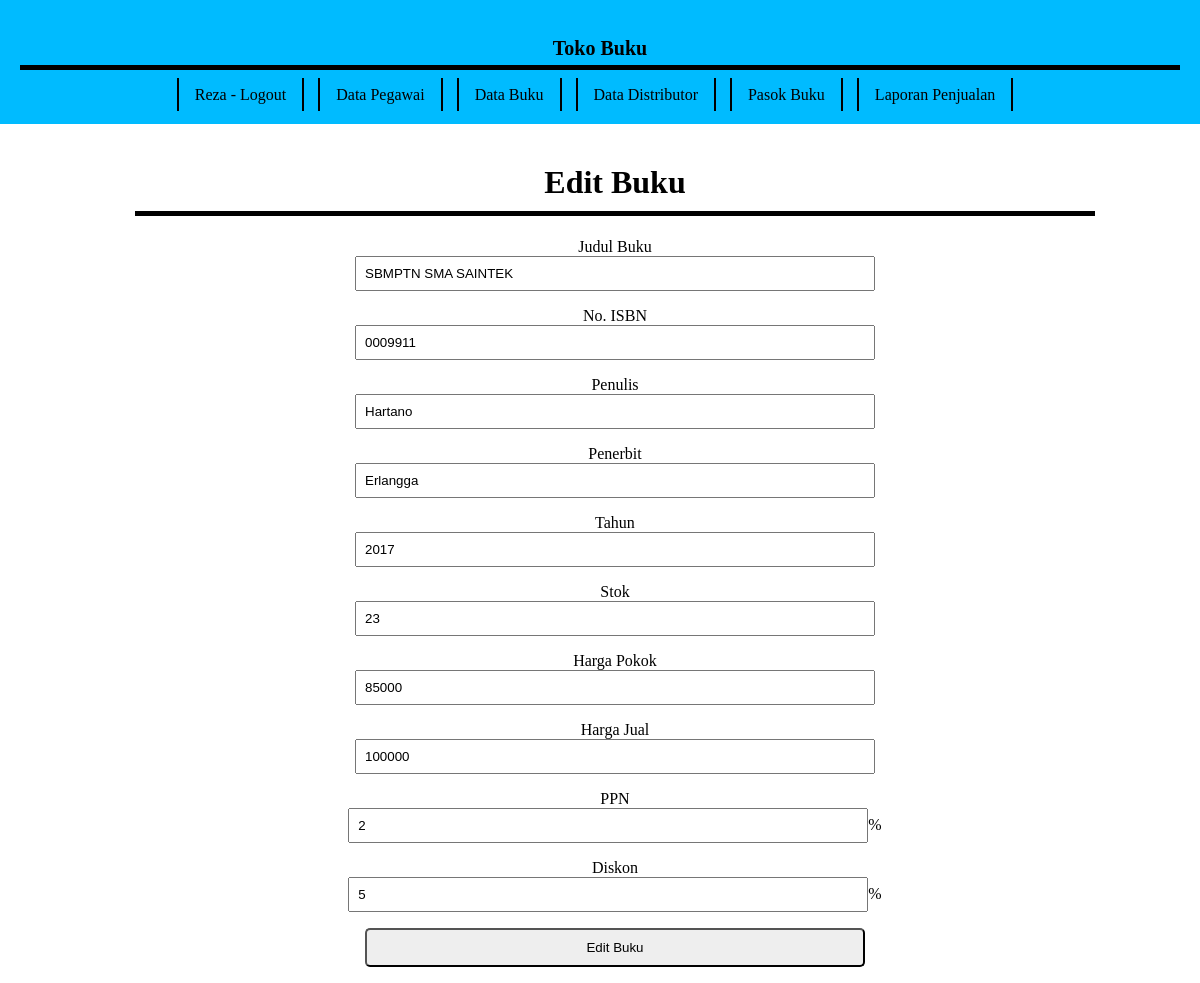
/manager/edit-buku.php?edit=BK0001 (signed in), run on the app's committed database.
### tables this page shows
CREATE TABLE `kasir` (
  `id_kasir` varchar(6) NOT NULL,
  `nama` varchar(150) NOT NULL,
  `alamat` longtext NOT NULL,
  `telepon` varchar(20) NOT NULL,
  `status` varchar(25) NOT NULL,
  `username` varchar(50) NOT NULL,
  `password` varchar(50) NOT NULL,
  `akses` varchar(25) NOT NULL
);

CREATE TABLE `buku` (
  `id_buku` varchar(6) NOT NULL,
  `judul` varchar(150) NOT NULL,
  `noisbn` varchar(25) NOT NULL,
  `penulis` varchar(100) NOT NULL,
  `penerbit` varchar(100) NOT NULL,
  `tahun` int(4) NOT NULL,
  `stok` int(12) NOT NULL,
  `harga_pokok` int(12) NOT NULL,
  `harga_jual` int(12) NOT NULL,
  `ppn` int(4) NOT NULL,
  `diskon` int(4) NOT NULL
);

### manager/edit-buku.php (the view, shortened to what this page needs)
<?php
require 'halaman/header.php';
if (isset($_GET['edit'])) {
    $id = $_GET['edit'];
    $qedit = mysqli_query($mysqli, "SELECT*FROM buku WHERE id_buku = '$id'")or die(mysqli_error());
    $fetch = mysqli_fetch_array($qedit);
    if (mysqli_num_rows($qedit)) {
        ?>
        <div class="panel-input">
            <h1 class="judul-input">Edit Buku</h1>
            <form action="proses/edit-bk.php" method="post">
                <p>
                    <label for="">Judul Buku</label>
                    <br>
                    <input type="text" name="judul" value="<?php echo $fetch['judul'] ?>" placeholder="Judul Buku" required>
                </p>
                <p>
                    <label for="">No. ISBN</label>
                    <br>
                    <input type="text" name="noisbn" value="<?php echo $fetch['noisbn'] ?>" placeholder="No ISBN" required>
                </p>
                <p>
                    <label for="">Penulis</label>
                    <br>
                    <input type="text" name="penulis" value="<?php echo $fetch['penulis'] ?>" placeholder="Penulis" required>
                </p>
                <p>
                    <label for="">Penerbit</label>
                    <br>
                    <input type="text" name="penerbit" value="<?php echo $fetch['penerbit'] ?>" placeholder="Penerbit" required>
                </p>
                <p>
                    <label for="">Tahun</label>
                    <br>
                    <input type="text" name="tahun" value="<?php echo $fetch['tahun'] ?>" placeholder="Tahun" required>
                </p>
                <p>
                    <label for="">Stok</label>
                    <br>
                    <input type="number" name="stok" value="<?php echo $fetch['stok'] ?>" placeholder="Stok" required>
                </p>
                <p>
                    <label for="">Harga Pokok</label>
                    <br>
                    <input type="number" name="harga_pokok" value="<?php echo $fetch['harga_pokok'] ?>" placeholder="Harga Pokok" required>
                </p>
                <p>
                    <label for="">Harga Jual</label>
                    <br>
                    <input type="number" name="harga_jual" value="<?php echo $fetch['harga_jual'] ?>" placeholder="Harga Jual" required>
                </p>
                <p>
                    <label for="">PPN</label>
                    <br>
                    <input type="number" name="ppn" value="<?php echo $fetch['ppn'] ?>" placeholder="PPN" required>%
                </p>
                <p>
                    <label for="">Diskon</label>
                    <br>
                    <input type="number" name="diskon" value="<?php echo $fetch['diskon'] ?>" placeholder="Diskon" required>%
                </p>
                <p><input type="submit" name="edit" value="Edit Buku"></p>
            </form>
        </div>
        <?php
    }
}
?>
<?php require 'halaman/footer.php'; ?>

### manager/halaman/header.php (shortened to what this page needs)
<?php
require 'proses/koneksi.php';
$id = $_SESSION['manager'];
$query = mysqli_query($mysqli, "SELECT*FROM kasir WHERE id_kasir = '$id'");
$data = mysqli_fetch_array($query);
?>
<!DOCTYPE html>
<html>
    <head>
        <link rel="stylesheet" href="style.css">
    </head>
    <body>
        <nav>
            <h1 class="judul-nav">Toko Buku</h1>
            <a href="proses/logout.php?logout"><?php echo $data['nama']; ?> - Logout</a>
            <a href="pegawai.php">Data Pegawai</a>
            <a href="buku.php">Data Buku</a>
            <a href="distributor.php">Data Distributor</a>
            <a href="pasok.php">Pasok Buku</a>
            <a href="penjualan.php">Laporan Penjualan</a>
        </nav>

### manager/style.css (style rules this page uses)
body { margin: 0; }
input[type='text'], input[type='password'], input[type='number'] { padding: 8px; width: 230px; }
input[type='submit'] { padding: 10px; background-color: #EEE; border-radius: 5px; }
nav { text-align: center; margin: 0; padding: 20px; background-color: #0bf; margin-bottom: 40px; }
nav a { text-decoration: none; color: black; border-left: 2px solid; border-right: 2px solid; padding: 0.5rem 1rem; margin-right: 10px; transition: .2s ease; }
.judul-nav { font-size: 20px; text-align: center; padding-bottom: 5px; border-bottom: 5px solid black; }
.panel-input { width: 80%; margin: 0 135px; text-align: center; }
.panel-input input { width: 500px; }
.judul-input { border-bottom: 5px solid; padding-bottom: 10px; }

### data on the page
kasir: nama "Reza"
buku: judul "SBMPTN SMA SAINTEK", noisbn "0009911", penulis "Hartano", penerbit "Erlangga", tahun "2017", stok "23", harga_pokok "85000", harga_jual "100000", ppn "2", diskon "5"
